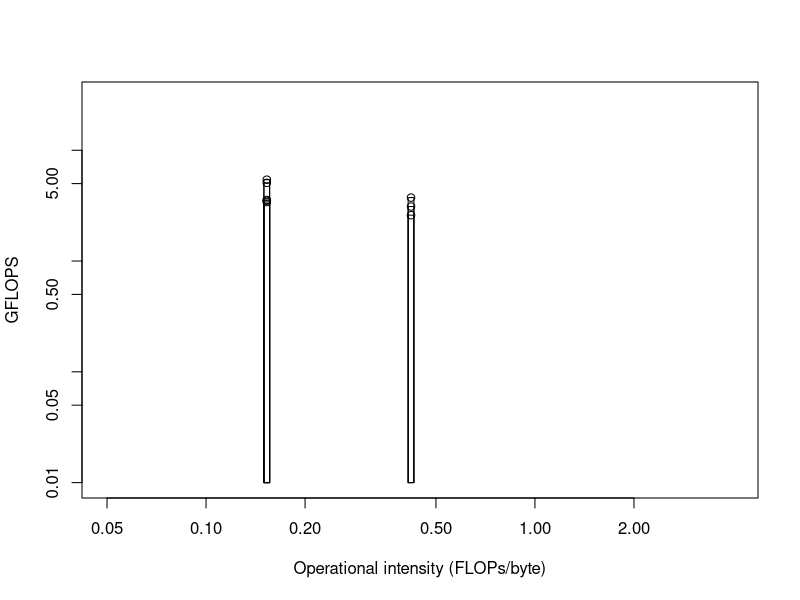

Reproduce this figure in R. (Note: this script raises an error after producing the figure.)
# CPU CONSTANTS
# For single core of Xeon E5-1620 v2 (my desktop), as measured with 
# the Intel MKL version of linpack. This is therefore using
# 256-bit AVX instructions (SIMD)
PEAK_GFLOPS= 28.1
# An AVX instruction can do 4 d.p. FLOPs in one go so if we were
# to turn it off altogether we get a factor four reduction:
NOSIMD_PEAK_GFLOPS <- PEAK_GFLOPS/4.0

# MEM CONSTANTS
# For single core of E5-1620 v2 as measured with STREAM
# with arrays of 15M elements. Therefore, this is bandwidth to 
# main memory, not cache. Units are GB/s.
PEAK_MEM_BW= 14.5
# Using arrays of 0.25M elements I think we get bandwidth to
# L3 cache:
PEAK_L3_BW= 39.6

XMIN= 0.05
XMAX= 4.0

cpu_roof <- PEAK_GFLOPS
PEAK_BW <- max(PEAK_MEM_BW,PEAK_L3_BW)

mydata <- read.table("./roofline_haswell.dat", sep=",")
xvals <- seq(from=XMIN, to=XMAX, length.out=100)
yvals <- mydata$V2
# Width of bars to draw
barW <- 0.02

mem_roof <- function(x, peak) {
  result <- x*peak
  return(result)
}

cpu_ceiling <- function(x, peak_flops) {
    roof <- x*PEAK_BW
    vals <- rep(peak_flops, length(x)) 
    result <- pmin(roof, vals)
    return(result)
}

peak_cpu_ceiling <- function(x) cpu_ceiling(x, PEAK_GFLOPS)
nosimd_cpu_ceiling <- function(x) cpu_ceiling(x, NOSIMD_PEAK_GFLOPS)

mem_ceiling <- function(x) {
    mem_roof <- x*PEAK_MEM_BW
    peaklist <- rep(PEAK_GFLOPS, length(x))
    result <- pmin(mem_roof, peaklist)
    return(result)
}

plot(mydata$V1, mydata$V2, log="xy", xlim=c(XMIN,XMAX), ylim=c(0.01,30.0), xlab="Operational intensity (FLOPs/byte)", ylab="GFLOPS")
rect(xleft=(1.0-barW)*mydata$V1, ybottom=0.01, xright=(1.0+barW)*mydata$V1, ytop=yvals)
curve(mem_ceiling, xvals, add=TRUE, col="blue")
curve(nosimd_cpu_ceiling, xvals, add=TRUE, col="blue")
curve(peak_cpu_ceiling, xvals, add=TRUE, col="red", lty=1, lwd=2)
